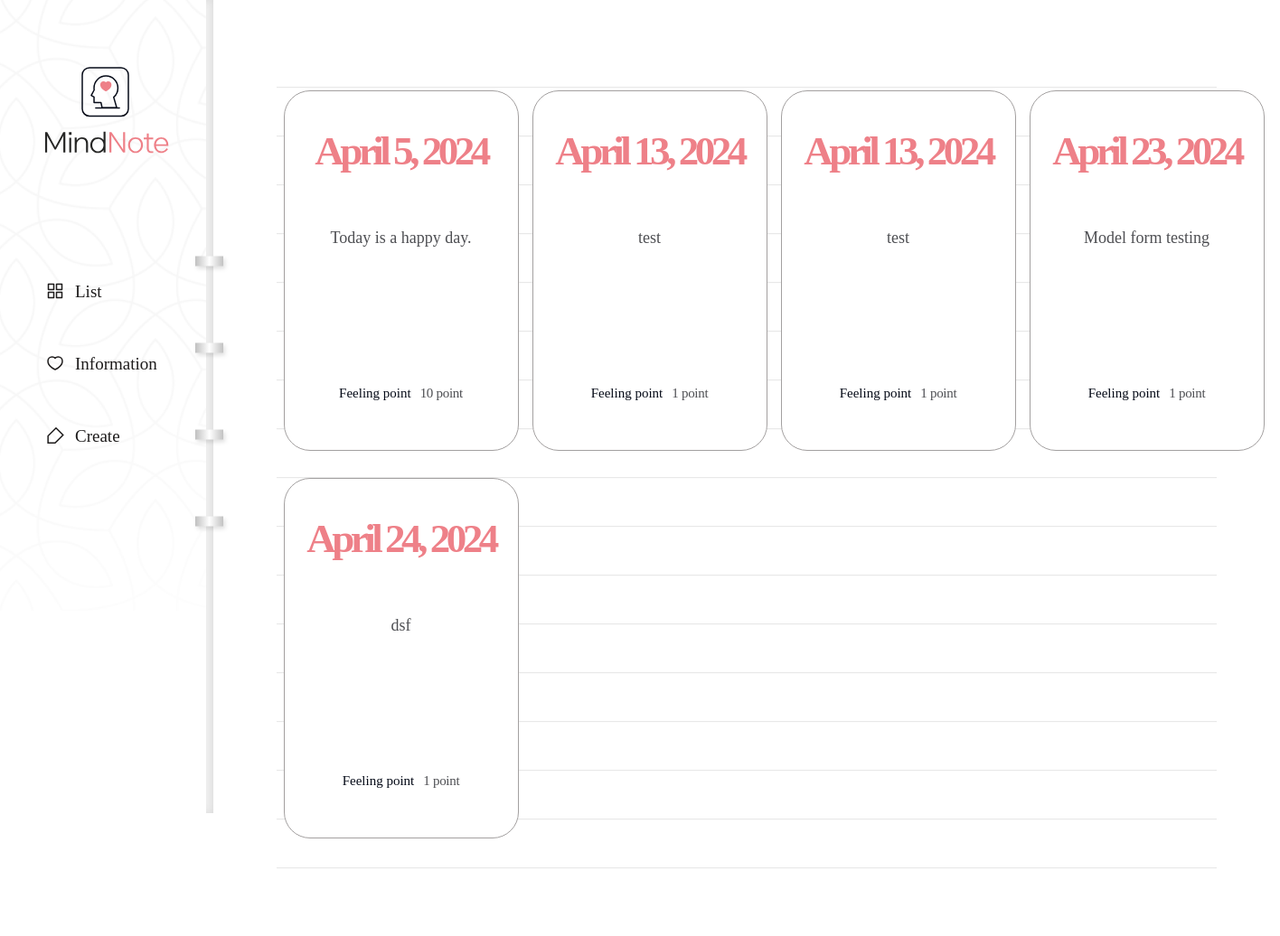
Before: /diary/ with the older database file.
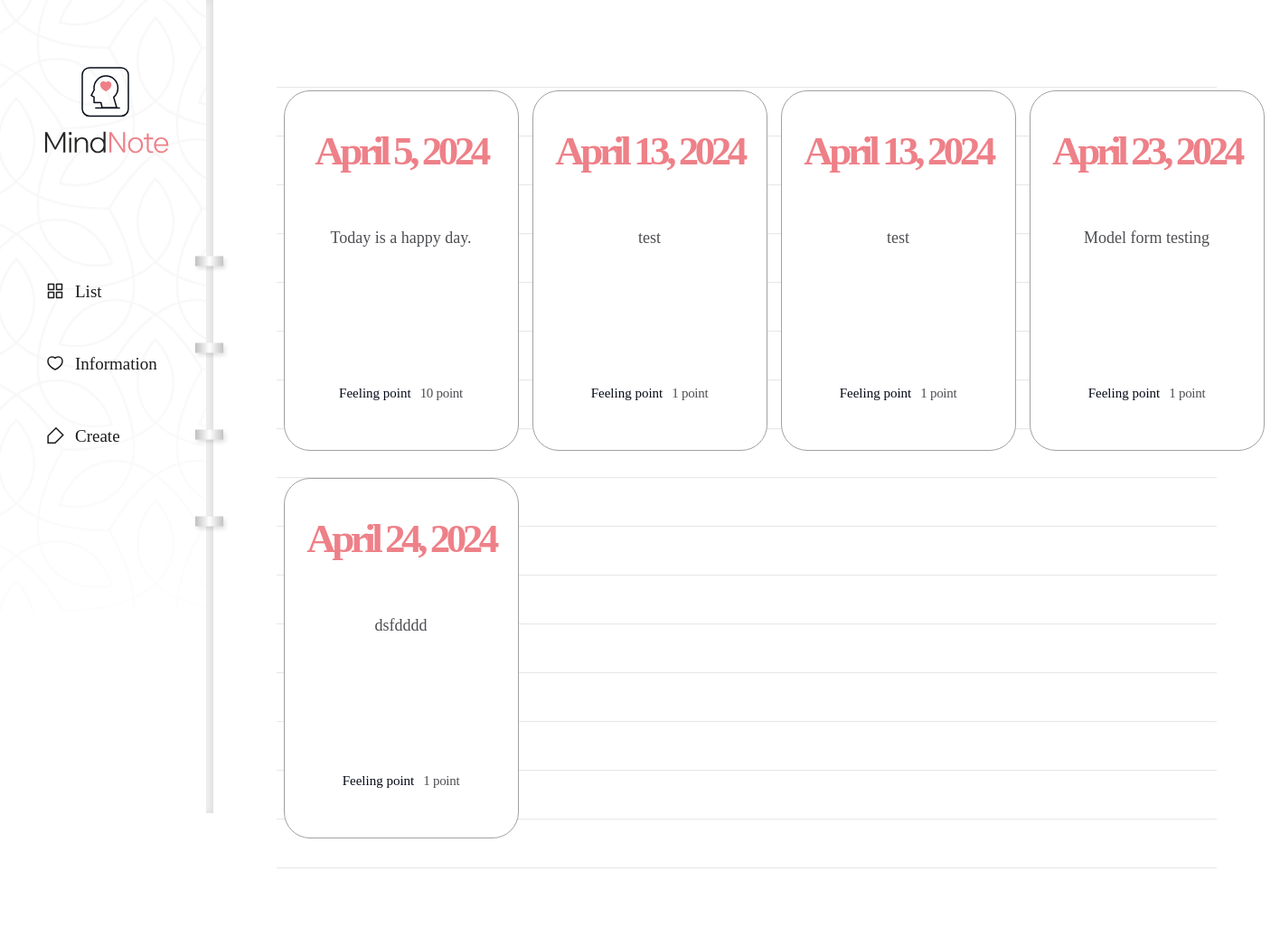
After: the same page with the newer database file.
### diary/models.py (models this page shows, shortened)
class Page(models.Model):
    title = models.CharField(max_length=10, validators=[validate_no_hash])
    content = models.TextField()
    feeling = models.CharField(max_length=80, validators=[validate_no_hash, validate_no_numbers])
    score = models.IntegerField(validators=[validate_score])
    dt_created = models.DateField(verbose_name="Date Created", auto_now_add=True)
    dt_modified = models.DateField(verbose_name="Date Modified", auto_now=True)

### diary/views.py (the view)
# urls.py: path('diary/', views.page_list, name="page-list"),
def page_list(request):
    pages = Page.objects.all()
    context = {"pages" : pages}
    return render(request, 'diary/page_list.html', context)

### diary/templates/diary/page_list.html (shortened to what this page needs)
{% extends './base.html' %}
{% block content %}
<div class="wrap-note">
    <div class="note">
        <div class="note-list">
            <ul>
                {% for page in pages %}
                    <li>
                        <a href={% url "page-detail" page.id %}>
                            <div class="date">
                                <span>{{page.dt_created}}</span>
                            </div>
                            <h2>{{page.title}}</h2>
                            <div class="score">
                                <p>Feeling point</p>
                                <span>{{page.score}} point</span>
                            </div>
                        </a>
                    </li>
                {% endfor %}
            </ul>
        </div>
    </div>
</div>
{% endblock content %}

Changed rows visible on the page:
changed Page: title "dsf" → "dsfdddd"
